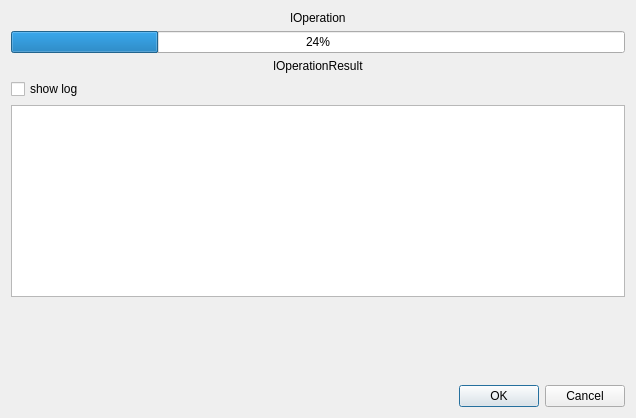
<?xml version="1.0" encoding="UTF-8"?>
<ui version="4.0">
 <class>BasicOperation</class>
 <widget class="QDialog" name="BasicOperation">
  <property name="geometry">
   <rect>
    <x>0</x>
    <y>0</y>
    <width>636</width>
    <height>418</height>
   </rect>
  </property>
  <property name="windowTitle">
   <string>Dialog</string>
  </property>
  <layout class="QVBoxLayout" name="verticalLayout">
   <item>
    <widget class="QLabel" name="lOperation">
     <property name="text">
      <string>lOperation</string>
     </property>
     <property name="alignment">
      <set>Qt::AlignCenter</set>
     </property>
     <property name="margin">
      <number>16</number>
     </property>
    </widget>
   </item>
   <item>
    <widget class="QProgressBar" name="progressBar">
     <property name="sizePolicy">
      <sizepolicy hsizetype="Expanding" vsizetype="Fixed">
       <horstretch>0</horstretch>
       <verstretch>0</verstretch>
      </sizepolicy>
     </property>
     <property name="value">
      <number>24</number>
     </property>
    </widget>
   </item>
   <item>
    <widget class="QLabel" name="lOperationResult">
     <property name="text">
      <string>lOperationResult</string>
     </property>
     <property name="alignment">
      <set>Qt::AlignCenter</set>
     </property>
     <property name="margin">
      <number>16</number>
     </property>
    </widget>
   </item>
   <item>
    <widget class="QCheckBox" name="cbShowLog">
     <property name="text">
      <string>show log</string>
     </property>
    </widget>
   </item>
   <item>
    <widget class="QPlainTextEdit" name="pteLog">
     <property name="sizePolicy">
      <sizepolicy hsizetype="Expanding" vsizetype="Expanding">
       <horstretch>0</horstretch>
       <verstretch>0</verstretch>
      </sizepolicy>
     </property>
     <property name="font">
      <font>
       <family>Monospace</family>
      </font>
     </property>
     <property name="readOnly">
      <bool>true</bool>
     </property>
    </widget>
   </item>
   <item>
    <spacer name="verticalSpacer">
     <property name="orientation">
      <enum>Qt::Vertical</enum>
     </property>
     <property name="sizeType">
      <enum>QSizePolicy::MinimumExpanding</enum>
     </property>
     <property name="sizeHint" stdset="0">
      <size>
       <width>20</width>
       <height>20</height>
      </size>
     </property>
    </spacer>
   </item>
   <item>
    <widget class="QDialogButtonBox" name="buttonBox">
     <property name="orientation">
      <enum>Qt::Horizontal</enum>
     </property>
     <property name="standardButtons">
      <set>QDialogButtonBox::Cancel|QDialogButtonBox::Ok</set>
     </property>
    </widget>
   </item>
  </layout>
 </widget>
 <resources/>
 <connections>
  <connection>
   <sender>cbShowLog</sender>
   <signal>toggled(bool)</signal>
   <receiver>pteLog</receiver>
   <slot>setVisible(bool)</slot>
   <hints>
    <hint type="sourcelabel">
     <x>317</x>
     <y>157</y>
    </hint>
    <hint type="destinationlabel">
     <x>317</x>
     <y>270</y>
    </hint>
   </hints>
  </connection>
  <connection>
   <sender>buttonBox</sender>
   <signal>accepted()</signal>
   <receiver>BasicOperation</receiver>
   <slot>accept()</slot>
   <hints>
    <hint type="sourcelabel">
     <x>248</x>
     <y>254</y>
    </hint>
    <hint type="destinationlabel">
     <x>157</x>
     <y>274</y>
    </hint>
   </hints>
  </connection>
 </connections>
</ui>
